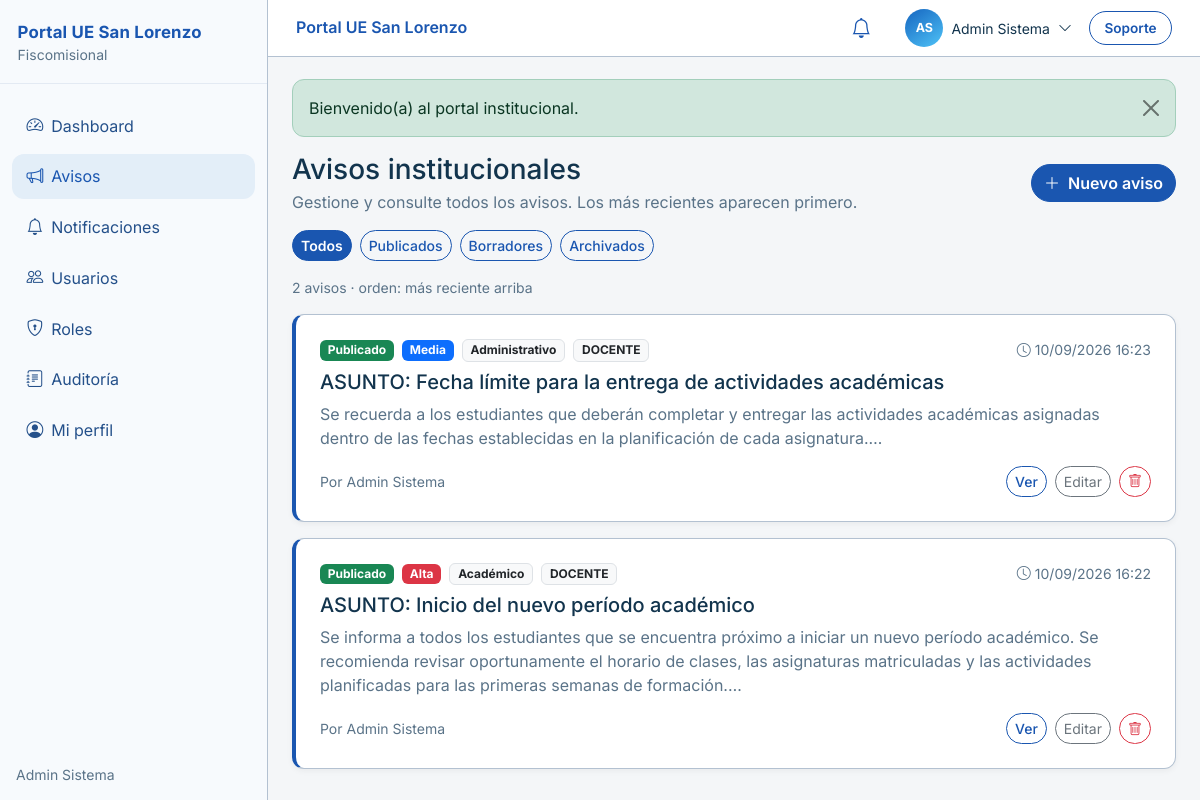
Page /app/public/announcements (signed in) on the committed database.
### tables this page shows
CREATE TABLE `announcements` (
  `id` bigint(20) UNSIGNED NOT NULL,
  `author_id` bigint(20) UNSIGNED NOT NULL,
  `title` varchar(200) NOT NULL,
  `description` varchar(500) DEFAULT NULL,
  `content` text NOT NULL,
  `category` varchar(100) DEFAULT NULL,
  `priority` enum('low','medium','high') NOT NULL DEFAULT 'medium',
  `status` enum('draft','published','archived') NOT NULL DEFAULT 'draft',
  `publish_at` datetime DEFAULT NULL,
  `expire_at` datetime DEFAULT NULL,
  `audience` varchar(255) DEFAULT NULL,
  `created_at` datetime NOT NULL DEFAULT current_timestamp(),
  `updated_at` datetime NOT NULL DEFAULT current_timestamp() ON UPDATE current_timestamp()
);

### app/views/announcements/index.php (the view, shortened to what the rows shown need)
<?php
$canDelete = !empty($canDelete);
$canManage = !empty($canManage);
$statusFilter = isset($statusFilter) && is_string($statusFilter) && $statusFilter !== ''
    ? $statusFilter
    : null;
$priorityBadge = static function (string $p): string {
    return match ($p) {
        'high' => 'danger',
        'low' => 'secondary',
        default => 'primary',
    };
};
$statusBadge = static function (string $s): string {
    return match ($s) {
        'published' => 'success',
        'archived' => 'secondary',
        default => 'warning',
    };
};
$statusLabel = static function (string $s): string {
    return match ($s) {
        'published' => 'Publicado',
        'archived' => 'Archivado',
        default => 'Borrador',
    };
};
$priorityLabel = static function (string $p): string {
    return match ($p) {
        'high' => 'Alta',
        'low' => 'Baja',
        default => 'Media',
    };
};
$formatDate = static function (array $row): string {
    $raw = (string) ($row['sort_at'] ?? $row['publish_at'] ?? $row['updated_at'] ?? $row['created_at'] ?? '');
    if ($raw === '') {
        return 'Sin fecha';
    }
    $ts = strtotime($raw);
    return $ts === false ? $raw : date('d/m/Y H:i', $ts);
};
?>
<div class="d-flex flex-wrap justify-content-between align-items-center gap-2 mb-3">
    <div>
        <h1 class="h3 mb-1">Avisos institucionales</h1>
        <p class="text-muted mb-0">
            <?= $canManage
                ? 'Gestione y consulte todos los avisos. Los más recientes aparecen primero.'
                : 'Avisos vigentes dirigidos a usted. El más reciente aparece primero.' ?>
        </p>
    </div>
    <?php if (!empty($canCreate)): ?>
        <a href="<?= e(url('/announcements/create')) ?>" class="btn btn-primary">
            <i class="bi bi-plus-lg me-1"></i> Nuevo aviso
        </a>
    <?php endif; ?>
</div>
<?php if ($canManage): ?>
    <div class="d-flex flex-wrap gap-2 mb-3">
        <?php
        $filters = [
            '' => 'Todos',
            'published' => 'Publicados',
            'draft' => 'Borradores',
            'archived' => 'Archivados',
        ];
        foreach ($filters as $value => $label):
            $active = ($statusFilter === null && $value === '') || $statusFilter === $value;
            $href = $value === '' ? url('/announcements') : url('/announcements?status=' . urlencode($value));
            ?>
            <a href="<?= e($href) ?>"
               class="btn btn-sm <?= $active ? 'btn-primary' : 'btn-outline-primary' ?>">
                <?= e($label) ?>
            </a>
        <?php endforeach; ?>
    </div>
<?php endif; ?>
<div class="mb-3 small text-muted">
    <?= count($announcements) ?> aviso<?= count($announcements) === 1 ? '' : 's' ?>
    · orden: más reciente arriba
</div>
<?php if ($announcements === []): ?>
    <div class="card-soft p-4 text-center text-muted">No hay avisos para mostrar.</div>
<?php else: ?>
    <div class="announcements-feed d-flex flex-column gap-3">
        <?php foreach ($announcements as $row): ?>
            <?php
            $titleSafe = (string) ($row['title'] ?? '');
            $status = (string) ($row['status'] ?? 'draft');
            $prio = (string) ($row['priority'] ?? 'medium');
            $desc = trim((string) ($row['description'] ?? ''));
            ?>
            <article class="card-soft announcement-feed-item p-3 p-md-4">
                <div class="d-flex flex-wrap justify-content-between gap-2 mb-2">
                    <div class="d-flex flex-wrap align-items-center gap-2">
                        <span class="badge text-bg-<?= e($statusBadge($status)) ?>"><?= e($statusLabel($status)) ?></span>
                        <span class="badge text-bg-<?= e($priorityBadge($prio)) ?>"><?= e($priorityLabel($prio)) ?></span>
                        <?php if (!empty($row['category'])): ?>
                            <span class="badge text-bg-light text-dark border"><?= e((string) $row['category']) ?></span>
                        <?php endif; ?>
                        <span class="badge text-bg-light text-dark border">
                            <?= e((string) (($row['audience'] ?? '') !== '' ? $row['audience'] : 'ALL')) ?>
                        </span>
                    </div>
                    <time class="small text-muted" datetime="<?= e((string) ($row['sort_at'] ?? $row['publish_at'] ?? $row['created_at'] ?? '')) ?>">
                        <i class="bi bi-clock me-1" aria-hidden="true"></i><?= e($formatDate($row)) ?>
                    </time>
                </div>
                <h2 class="h5 mb-2">
                    <a href="<?= e(url('/announcements/' . $row['id'])) ?>" class="text-decoration-none text-reset">
                        <?= e($titleSafe) ?>
                    </a>
                </h2>
                <?php if ($desc !== ''): ?>
                    <p class="mb-3 text-muted"><?= e($desc) ?><?= mb_strlen($desc) >= 160 ? '…' : '' ?></p>
                <?php endif; ?>
                <div class="d-flex flex-wrap justify-content-between align-items-center gap-2">
                    <span class="small text-muted">
                        <?php if (!empty($row['author_name'])): ?>
                            Por <?= e((string) $row['author_name']) ?>
                        <?php endif; ?>
                    </span>
                    <div class="d-flex flex-wrap gap-2">
                        <a class="btn btn-sm btn-outline-primary" href="<?= e(url('/announcements/' . $row['id'])) ?>">Ver</a>
                        <?php if ($canManage && auth_can('announcements.edit')): ?>
                            <a class="btn btn-sm btn-outline-secondary" href="<?= e(url('/announcements/' . $row['id'] . '/edit')) ?>">Editar</a>
                        <?php endif; ?>
                        <?php if ($canManage && $canDelete): ?>
                            <form method="post" action="<?= e(url('/announcements/' . $row['id'] . '/delete')) ?>" class="d-inline"
                                  onsubmit="return confirm('¿Eliminar el aviso «<?= e(addslashes($titleSafe)) ?>»?\n\nEsta acción no se puede deshacer.');">
                                <button type="submit" class="btn btn-sm btn-outline-danger" title="Eliminar aviso">
                                    <i class="bi bi-trash" aria-hidden="true"></i>
                                </button>
                            </form>
                        <?php endif; ?>
                    </div>
                </div>
            </article>
        <?php endforeach; ?>
    </div>
<?php endif; ?>

### app/Router.php (shortened to what the rows shown need)
<?php
final class Router
{
    private array $routes = [];
    private function add(array $methods, string $path, mixed $handler, array $middleware): self
    {
        $this->routes[] = [
            'methods' => $methods,
            'path' => $this->normalizePath($path),
            'handler' => $handler,
            'middleware' => $middleware,
        ];
        return $this;
    }
    public function dispatch(?string $method = null, ?string $uri = null): void
    {
        $method = strtoupper($method ?? ($_SERVER['REQUEST_METHOD'] ?? 'GET'));
        $uri = $this->normalizePath($uri ?? $this->resolveUri());
        foreach ($this->routes as $route) {
            if (!in_array($method, $route['methods'], true)) {
                continue;
            }
            $params = $this->matchPath($route['path'], $uri);
            if ($params === null) {
                continue;
            }
            $pipeline = array_reduce(
                array_reverse($route['middleware']),
                function (Closure $next, string $middlewareName): Closure {
                    return function (array $params) use ($next, $middlewareName): void {
                        $this->runMiddleware($middlewareName, $params, $next);
                    };
                },
                function (array $params) use ($route): void {
                    $this->invoke($route['handler'], $params);
                }
            );
            $pipeline($params);
            return;
        }
    }
    private function runMiddleware(string $name, array $params, Closure $next): void
    {
        if (str_starts_with($name, 'permission:')) {
            $permission = substr($name, strlen('permission:'));
            $middleware = new \App\Middleware\PermissionMiddleware($permission);
            $middleware->handle($params, $next);
            return;
        }
        $middleware = new $class();
        $middleware->handle($params, $next);
    }
    private function invoke(mixed $handler, array $params): void
    {
        if (is_array($handler) && count($handler) === 2) {
            [$class, $action] = $handler;
            $controller = is_object($class) ? $class : new $class();
            $controller->{$action}(...array_values($params));
            return;
        }
        throw new RuntimeException('Handler de ruta inválido.');
    }
    private function resolveUri(): string
    {
        $uri = $_SERVER['REQUEST_URI'] ?? '/';
        $path = parse_url($uri, PHP_URL_PATH);
        $path = str_replace('\\', '/', $path);
        $bases = [];
        $scriptDir = str_replace('\\', '/', dirname((string) ($_SERVER['SCRIPT_NAME'] ?? '')));
        if ($scriptDir !== '/' && $scriptDir !== '\\' && $scriptDir !== '.' && $scriptDir !== '') {
            $bases[] = rtrim($scriptDir, '/');
        }
        $detected = app_base_path();
        if ($detected !== '') {
            $bases[] = $detected;
        }
        foreach (array_unique($bases) as $base) {
            if ($base !== '' && str_starts_with($path, $base . '/')) {
                $path = substr($path, strlen($base)) ?: '/';
                break;
            }
        }
        return $this->normalizePath($path);
    }
    private function normalizePath(string $path): string
    {
        $path = '/' . trim($path, '/');
        return $path === '/' ? '/' : rtrim($path, '/');
    }
    private function matchPath(string $routePath, string $uri): ?array
    {
        if ($routePath === $uri) {
            return [];
        }
        $pattern = preg_replace('#\{([a-zA-Z_][a-zA-Z0-9_]*)\}#', '(?P<$1>[^/]+)', $routePath);
        $regex = '#^' . $pattern . '$#';
        if (!preg_match($regex, $uri, $matches)) {
            return null;
        }
        $params = [];
        return $params;
    }
}

### rows in the picture
announcements: status "Publicado", priority "Media", category "Administrativo", audience "DOCENTE", row "10/09/2026 16:23", title "ASUNTO: Fecha límite para la entrega de actividades académicas", description "Se recuerda a los estudiantes que deberán completar y entregar las actividades académicas asignadas dentro de las fechas establecidas en la planificación de cada asignatura.", author_name "Admin Sistema"
announcements: status "Publicado", priority "Alta", category "Académico", audience "DOCENTE", row "10/09/2026 16:22", title "ASUNTO: Inicio del nuevo período académico", description "Se informa a todos los estudiantes que se encuentra próximo a iniciar un nuevo período académico. Se recomienda revisar oportunamente el horario de clases, las asignaturas matriculadas y las actividades planificadas para las primeras semanas de formación.", author_name "Admin Sistema"

### other values in the picture
$item['label'] "Dashboard"
$item['label'] "Avisos"
$item['label'] "Notificaciones"
$item['label'] "Usuarios"
$item['label'] "Roles"
$item['label'] "Auditoría"
$item['label'] "Mi perfil"
$label "Todos"
$label "Publicados"
$label "Borradores"
$label "Archivados"
count($announcements) "2"
